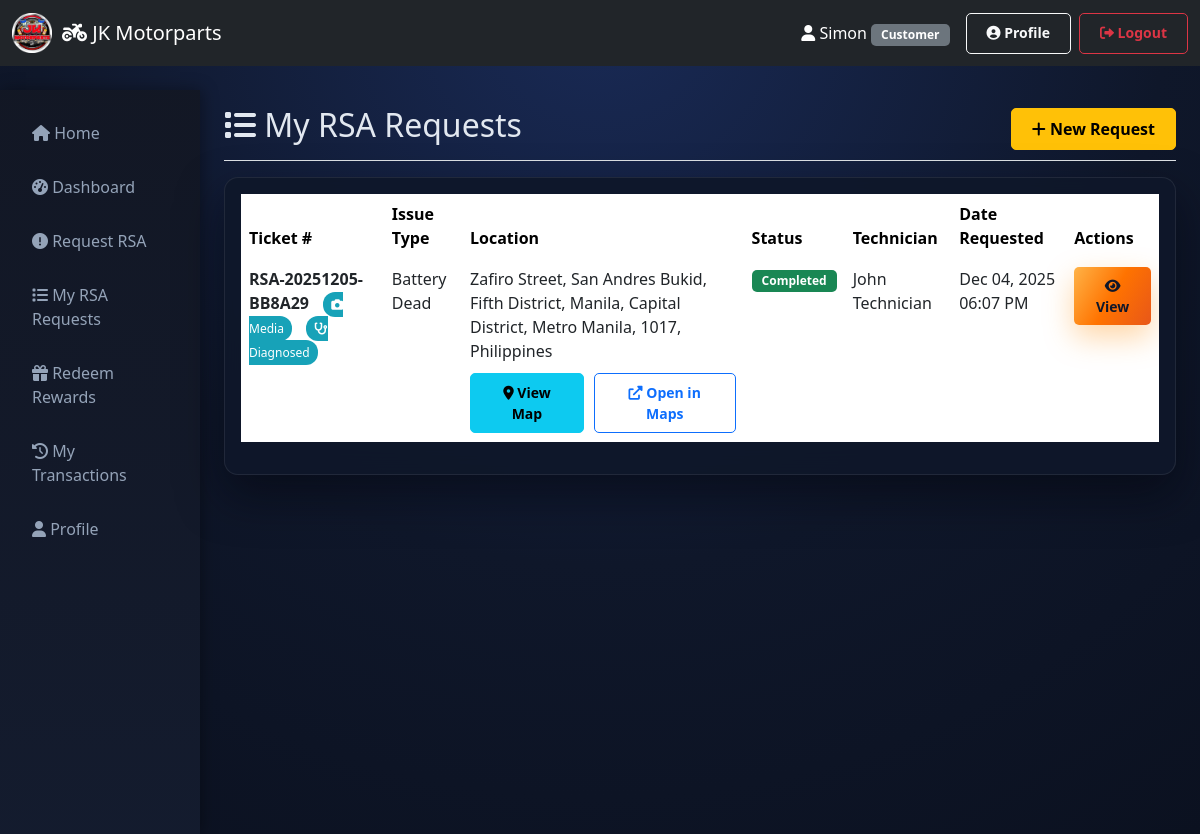
Screenshot of /rsa/my_requests.php (signed in) with the database file from the repository.
### tables this page shows
CREATE TABLE `rsa_requests` (
  `id` int(11) NOT NULL,
  `user_id` int(11) NOT NULL,
  `ticket_number` varchar(50) NOT NULL,
  `issue_type` varchar(100) NOT NULL,
  `description` text NOT NULL,
  `location` text NOT NULL,
  `latitude` decimal(10,8) DEFAULT NULL,
  `longitude` decimal(11,8) DEFAULT NULL,
  `contact_number` varchar(20) NOT NULL,
  `status` enum('pending','assigned','in_progress','completed','cancelled') DEFAULT 'pending',
  `assigned_to` int(11) DEFAULT NULL,
  `admin_notes` text DEFAULT NULL,
  `technician_notes` text DEFAULT NULL,
  `date_requested` timestamp NOT NULL DEFAULT current_timestamp(),
  `date_completed` timestamp NULL DEFAULT NULL,
  `cancellation_reason` varchar(255) DEFAULT NULL,
  `cancellation_note` text DEFAULT NULL,
  `date_cancelled` timestamp NULL DEFAULT NULL
);

CREATE TABLE `users` (
  `id` int(11) NOT NULL,
  `name` varchar(100) NOT NULL,
  `email` varchar(100) NOT NULL,
  `password` varchar(255) NOT NULL,
  `role` enum('admin','customer','technician') DEFAULT 'customer',
  `contact` varchar(20) DEFAULT NULL,
  `address` text DEFAULT NULL,
  `points` int(11) DEFAULT 0,
  `created_at` timestamp NOT NULL DEFAULT current_timestamp(),
  `updated_at` timestamp NOT NULL DEFAULT current_timestamp() ON UPDATE current_timestamp()
);

### rsa/my_requests.php (the view, shortened to what this page needs)
<?php
$conn = getDBConnection();
$requests = $conn->query("
    SELECT r.*, t.name as technician_name
    FROM rsa_requests r
    LEFT JOIN users t ON r.assigned_to = t.id
    WHERE r.user_id = " . $_SESSION['user_id'] . "
    ORDER BY r.date_requested DESC
")->fetch_all(MYSQLI_ASSOC);
$customer_media = [];
if (!empty($requests)) {
    $request_ids = array_column($requests, 'id');
    $placeholders = implode(',', array_fill(0, count($request_ids), '?'));
    $stmt = $conn->prepare("
        SELECT request_id, media_type, file_path
        FROM rsa_request_media
        WHERE request_id IN ($placeholders)
        ORDER BY uploaded_at
    ");
    $types = str_repeat('i', count($request_ids));
    $stmt->bind_param($types, ...$request_ids);
    $stmt->execute();
    $result = $stmt->get_result();
    while ($row = $result->fetch_assoc()) {
        $customer_media[$row['request_id']][] = $row;
    }
}
$diagnostics = [];
if (!empty($requests)) {
    $request_ids = array_column($requests, 'id');
    $placeholders = implode(',', array_fill(0, count($request_ids), '?'));
    $stmt = $conn->prepare("
        SELECT * FROM rsa_diagnostics
        WHERE request_id IN ($placeholders)
        ORDER BY created_at DESC
    ");
    $types = str_repeat('i', count($request_ids));
    $stmt->bind_param($types, ...$request_ids);
    $stmt->execute();
    $result = $stmt->get_result();
    while ($row = $result->fetch_assoc()) {
        $diagnostics[$row['request_id']] = $row;
    }
}
?>
<!DOCTYPE html>
<html lang="en">
<head>
    <link href="https://cdn.jsdelivr.net/npm/bootstrap@5.3.0/dist/css/bootstrap.min.css" rel="stylesheet">
    <link href="https://cdnjs.cloudflare.com/ajax/libs/font-awesome/6.0.0/css/all.min.css" rel="stylesheet">
    <link href="../assets/css/style.css" rel="stylesheet">
    <link rel="stylesheet" href="https://unpkg.com/leaflet@1.9.4/dist/leaflet.css" />
</head>
<body>
    <?php include '../includes/header.php'; ?>
    <div class="container-fluid mt-4">
        <div class="row">
            <?php include '../includes/sidebar.php'; ?>
            <main class="col-md-9 ms-sm-auto col-lg-10 px-md-4">
                <div class="d-flex justify-content-between flex-wrap flex-md-nowrap align-items-center pt-3 pb-2 mb-3 border-bottom">
                    <h1 class="h2"><i class="fas fa-list"></i> My RSA Requests</h1>
                    <a href="request.php" class="btn btn-warning">
                        <i class="fas fa-plus"></i> New Request
                    </a>
                </div>
                <div class="card">
                    <div class="card-body">
                        <div class="table-responsive">
                            <table class="table table-hover">
                                <thead>
                                    <tr>
                                        <th style="color: black;">Ticket #</th>
                                        <th style="color: black;">Issue Type</th>
                                        <th style="color: black;">Location</th>
                                        <th style="color: black;">Status</th>
                                        <th style="color: black;">Technician</th>
                                        <th style="color: black;">Date Requested</th>
                                        <th style="color: black;">Actions</th>
                                    </tr>
                                </thead>
                                <tbody>
                                    <?php if (empty($requests)): ?>
                                        <tr>
                                            <td colspan="7" class="text-center">No RSA requests found</td>
                                        </tr>
                                    <?php else: ?>
                                        <?php foreach ($requests as $request): ?>
                                            <tr>
                                                <td>
                                                    <strong><?php echo $request['ticket_number']; ?></strong>
                                                    <?php if (isset($customer_media[$request['id']])): ?>
                                                        <span class="diagnostic-badge"><i class="fas fa-camera"></i> Media</span>
                                                    <?php endif; ?>
                                                    <?php if (isset($diagnostics[$request['id']])): ?>
                                                        <span class="diagnostic-badge"><i class="fas fa-stethoscope"></i> Diagnosed</span>
                                                    <?php endif; ?>
                                                </td>
                                                <td><?php echo htmlspecialchars($request['issue_type']); ?></td>
                                                <td>
                                                    <div class="location-info">
                                                        <div class="location-text"><?php echo htmlspecialchars($request['location']); ?></div>
                                                        <div class="location-actions">
                                                            <button class="btn btn-sm btn-info view-map-btn"
                                                                    data-location="<?php echo htmlspecialchars($request['location']); ?>"
                                                                    data-ticket="<?php echo $request['ticket_number']; ?>"
                                                                    data-bs-toggle="modal"
                                                                    data-bs-target="#viewModal<?php echo $request['id']; ?>">
                                                                <i class="fas fa-map-marker-alt"></i> View Map
                                                            </button>
                                                            <a href="https://www.google.com/maps/search/?api=1&query=<?php echo urlencode($request['location']); ?>"
                                                               target="_blank"
                                                               class="btn btn-sm btn-outline-primary">
                                                                <i class="fas fa-external-link-alt"></i> Open in Maps
                                                            </a>
                                                        </div>
                                                    </div>
                                                </td>
                                                <td>
                                                    <span class="badge status-<?php echo $request['status']; ?>">
                                                        <?php echo ucfirst(str_replace('_', ' ', $request['status'])); ?>
                                                    </span>
                                                </td>
                                                <td><?php echo $request['technician_name'] ?? 'Not assigned'; ?></td>
                                                <td><?php echo date('M d, Y h:i A', strtotime($request['date_requested'])); ?></td>
                                                <td>
                                                    <div class="action-buttons">
                                                        <button class="btn btn-sm btn-primary view-btn" data-request-id="<?php echo $request['id']; ?>">
                                                            <i class="fas fa-eye"></i> View
                                                        </button>
                                                    </div>
                                                </td>
                                            </tr>
                                        <?php endforeach; ?>
                                    <?php endif; ?>
                                </tbody>
                            </table>
                        </div>
                    </div>
                </div>
            </main>
        </div>
    </div>
</body>
</html>

### assets/css/style.css (style rules this page uses)
body { font-family: 'Segoe UI', Tahoma, Geneva, Verdana, sans-serif; background: radial-gradient(circle at top, #192a56 0%, #0f172a 55%, #0b1120 100%); color: #e2e8f0; }
.card { border: 1px solid rgba(255, 255, 255, 0.08); border-radius: 14px; background: rgba(15, 23, 42, 0.92); backdrop-filter: blur(12px); box-shadow: 0 20px 45px rgba(4, 6, 14, 0.55); margin-bottom: 20px; }
.table { background-color: transparent; color: #e2e8f0; }
.btn { border-radius: 5px; padding: 8px 20px; font-weight: 600; }
.badge { padding: 5px 10px; border-radius: 5px; font-weight: 600; }
.status-completed { background-color: rgba(21, 128, 61, 0.18); color: #4ade80; }
.btn-primary { background: linear-gradient(120deg, #ffb347 0%, #ff7300 50%, #e85719 100%); border: none; color: #0f172a; box-shadow: 0 12px 30px rgba(255, 138, 0, 0.35); }
.table thead th { color: #f8fafc; border-bottom-color: rgba(255,255,255,0.08); }
.table tbody tr { border-color: rgba(255,255,255,0.05); }

### rsa/my_requests.php (style rules this page uses)
.status-completed { background-color: #198754; color: #fff; }
.action-buttons { display: flex; gap: 0.5rem; }
.location-actions { display: flex; gap: 10px; margin-top: 10px; }
.location-actions .btn { font-size: 0.875rem; }
.diagnostic-badge { background-color: #17a2b8; color: white; padding: 4px 8px; border-radius: 12px; font-size: 0.75rem; margin-left: 10px; }

### rows the page displays
rsa_requests: ticket_number "RSA-20251205-BB8A29", shows "Media", shows "Diagnosed", issue_type "Battery Dead", location "Zafiro Street, San Andres Bukid, Fifth District, Manila, Capital District, Metro Manila, 1017, Philippines", status "Completed", assigned_to.name "John Technician", date_requested "Dec 04, 2025 06:07 PM"

### other values shown
SITE_NAME "JK Motorparts"
$_SESSION['user_name'] "Simon"
$_SESSION['role'] "Customer"
